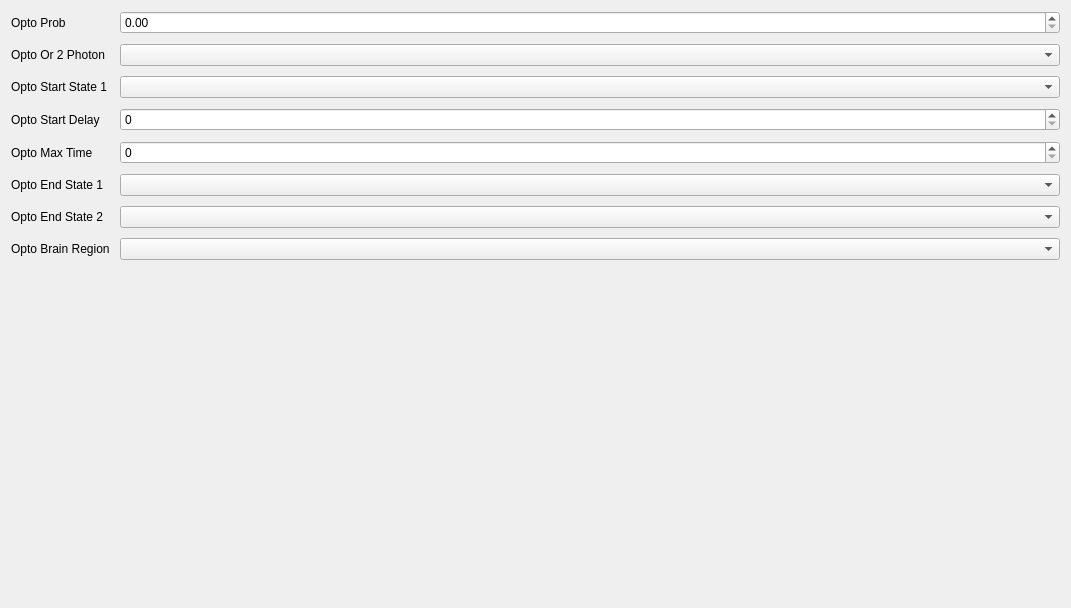
             <widget class="QWidget" name="optogeneticsScrollAreaWidgetContents">
              <property name="geometry">
               <rect>
                <x>0</x>
                <y>0</y>
                <width>1071</width>
                <height>608</height>
               </rect>
              </property>
              <layout class="QGridLayout" name="gridLayout_36">
               <item row="0" column="0">
                <layout class="QFormLayout" name="optogeneticsFormLayout">
                 <property name="horizontalSpacing">
                  <number>10</number>
                 </property>
                 <property name="verticalSpacing">
                  <number>10</number>
                 </property>
                 <item row="0" column="0">
                  <widget class="QLabel" name="optoProbLabel">
                   <property name="text">
                    <string>Opto Prob</string>
                   </property>
                  </widget>
                 </item>
                 <item row="0" column="1">
                  <widget class="QDoubleSpinBox" name="opto_prob"/>
                 </item>
                 <item row="1" column="0">
                  <widget class="QLabel" name="optoOr2PLabel">
                   <property name="text">
                    <string>Opto Or 2 Photon</string>
                   </property>
                  </widget>
                 </item>
                 <item row="1" column="1">
                  <widget class="QComboBox" name="opto_or_2_photon"/>
                 </item>
                 <item row="2" column="0">
                  <widget class="QLabel" name="optoStartState1Label">
                   <property name="text">
                    <string>Opto Start State 1</string>
                   </property>
                  </widget>
                 </item>
                 <item row="2" column="1">
                  <widget class="QComboBox" name="opto_start_state_1"/>
                 </item>
                 <item row="3" column="0">
                  <widget class="QLabel" name="optoStartDelayLabel">
                   <property name="text">
                    <string>Opto Start Delay</string>
                   </property>
                  </widget>
                 </item>
                 <item row="3" column="1">
                  <widget class="QSpinBox" name="opto_start_delay"/>
                 </item>
                 <item row="4" column="0">
                  <widget class="QLabel" name="optoMaxTimeLabel">
                   <property name="text">
                    <string>Opto Max Time</string>
                   </property>
                  </widget>
                 </item>
                 <item row="4" column="1">
                  <widget class="QSpinBox" name="opto_max_time"/>
                 </item>
                 <item row="5" column="0">
                  <widget class="QLabel" name="optoEndState1Label">
                   <property name="text">
                    <string>Opto End State 1</string>
                   </property>
                  </widget>
                 </item>
                 <item row="5" column="1">
                  <widget class="QComboBox" name="opto_end_state_1"/>
                 </item>
                 <item row="6" column="0">
                  <widget class="QLabel" name="optoEndState2Label">
                   <property name="text">
                    <string>Opto End State 2</string>
                   </property>
                  </widget>
                 </item>
                 <item row="6" column="1">
                  <widget class="QComboBox" name="opto_end_state_2"/>
                 </item>
                 <item row="7" column="0">
                  <widget class="QLabel" name="optoBrainRegionLabel">
                   <property name="text">
                    <string>Opto Brain Region</string>
                   </property>
                  </widget>
                 </item>
                 <item row="7" column="1">
                  <widget class="QComboBox" name="opto_brain_region"/>
                 </item>
                </layout>
               </item>
              </layout>
             </widget>
